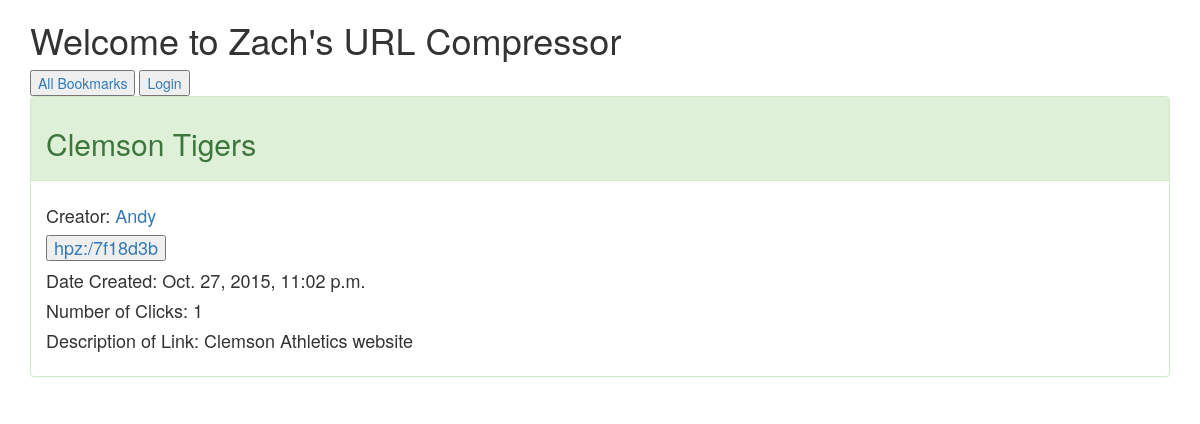
/bookmark/4, run on the app's committed database.
### compressor/models.py (models this page shows)
class Bookmark(models.Model):
    author = models.ForeignKey(User)
    long_url = models.URLField()
    short_url = models.CharField(max_length=50 )
    created = models.DateTimeField(auto_now_add=True)
    description = models.TextField(null=True)
    title = models.CharField(max_length=25)
    objects = BookmarkManager()
    @property
    def click_count(self):
        return self.click_set.all().count()
    class Meta:
        ordering = ["-created"]

### compressor/views.py (the view)
# urls.py: url(r'^bookmark/(?P<pk>\d+)$', BookmarkDetailView.as_view(), name="bookmark_detail"),
class BookmarkDetailView(DetailView):
    model = Bookmark

### compressor/templates/compressor/bookmark_detail.html (shortened to what this page needs)
{% extends 'base.html' %}
{% block content %}
    <div class="panel panel-success">
        <div class="panel-heading">
            <h2>{{ object.title }}</h2>
        </div>
        <div class="panel-body">
            <h4>Creator:
                <a href="{% url 'user_bookmark_list' bookmark.author_id %}">
                    {{ object.author }}
                </a>
            </h4>
            <h4>
                <form action="{% url 'click' bookmark.id %}" method="post">
                    <a href="{{ bookmark.long_url }}">
                        <input type="submit" value="{{ object.short_url }}">
                    </a>
                </form>
            </h4>
            <h4>Date Created: {{ object.created }}</h4>
            <h4>Number of Clicks: {{ object.click_count }}</h4>
            <h4>Description of Link: {{ object.description }}</h4>
        </div>
    </div>
{% endblock %}

### data on the page
Bookmark: title "Clemson Tigers", author "Andy", short_url "hpz:/7f18d3b", created "Oct. 27, 2015, 11:02 p.m.", click_count "1", description "Clemson Athletics website"
